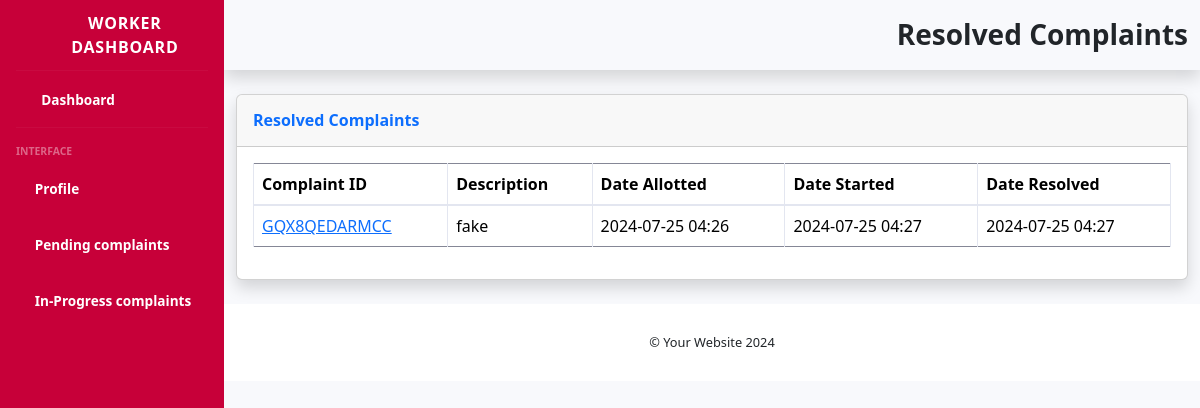
Page /worker_resolved_complaints/ (signed in) on the earlier database version.
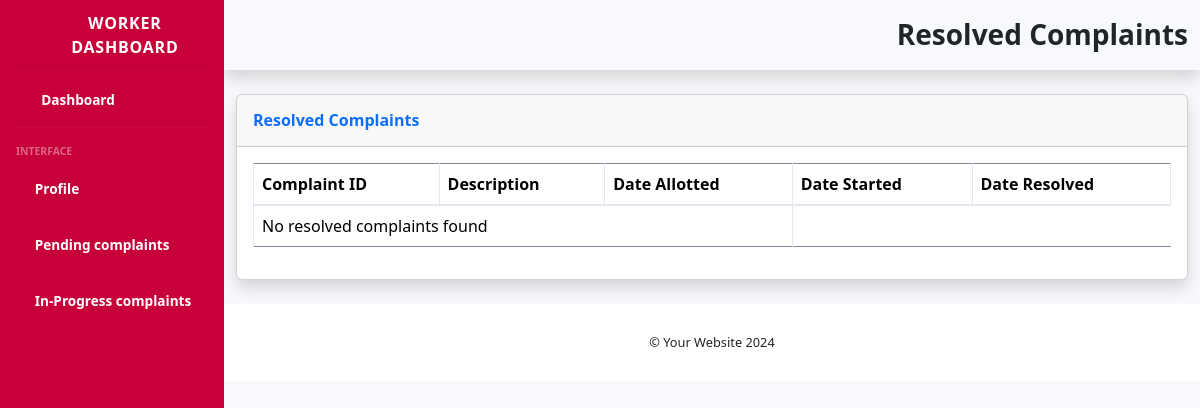
Same page on the later database version.
### app1/models.py (models this page shows, shortened)
class Complaint(models.Model):
    STATUS_CHOICES = (
        ('Pending', 'Pending'),
        ('Accepted', 'Accepted'),
        ('Allotted', 'Allotted'),
        ('In Progress', 'In Progress'),
        ('Resolved', 'Resolved'),
        ('Rejected', 'Rejected')
    )
    RESOLUTION_CHOICES = (
        ('Normal', 'Normal (10-15 days)'),
        ('Immediate', 'Immediate (3-4 days)'),
    )
    id = models.CharField(max_length=16, primary_key=True)  # Define id field explicitly
    title = models.CharField(max_length=200)
    Email= models.EmailField(null=False, blank=False)
    Phone_number=PhoneNumberField(max_length=13,null=False, blank=False)
    description = models.TextField()
    department = models.ForeignKey(Department, on_delete=models.CASCADE)
    raised_by = models.CharField(max_length=100)
    raised_at = models.DateTimeField(auto_now_add=True)
    date_alloted = models.DateTimeField(null=True, blank=True)
    date_started = models.DateTimeField(null=True, blank=True)
    date_resolved = models.DateTimeField(null=True, blank=True)
    resolution_time = models.CharField(max_length=20, choices=RESOLUTION_CHOICES, default='Normal')
    status = models.CharField(max_length=20, choices=STATUS_CHOICES, default='Pending')
    assigned_to = models.ForeignKey('assign',on_delete=models.CASCADE, null=True, blank=True)
    image = models.FileField(upload_to='complaint_images/', null=False, blank=False, default=FileNotFoundError)

### app1/views.py (the view)
# urls.py: path('worker_resolved_complaints/', views.worker_resolved_complaints, name='worker_resolved_complaints'),
@login_required(login_url='worker_login')
def worker_resolved_complaints(request):
    current_assign = request.user.assign
    resolved_complaints = Complaint.objects.filter(assigned_to=current_assign, status='Resolved')
    context = {
        'resolved_complaints': resolved_complaints
    }
    return render(request, "worker_resolved_complaints.html", context)

### app1/Templates/worker_resolved_complaints.html (shortened to what the changed rows need)
{% load static %}
<!DOCTYPE html>
<html lang="en">
<head>
    <link href="{% static 'vendor/fontawesome-free/css/all.min.css' %}" rel="stylesheet">
    <link href="{% static 'css/sb-admin-2.min.css' %}" rel="stylesheet">
    <link href="https://cdn.jsdelivr.net/npm/bootstrap@5.3.3/dist/css/bootstrap.min.css" rel="stylesheet">
</head>
<body id="page-top">
    <div id="wrapper">
        <div id="content-wrapper" class="d-flex flex-column">
            <div id="content">
                <nav class="navbar navbar-expand navbar-light topbar mb-4 static-top shadow">
                    <ul class="navbar-nav ml-auto">
                        <li class="nav-item">
                            <div class="container">
                                <div class="row">
                                    <div class="col">
                                        <div class="text-end">
                                            <h1 class="h3 mb-0 fw-bolder text-800">Resolved Complaints</h1>
                                        </div>
                                    </div>
                                </div>
                            </div>
                        </li>
                    </ul>
                </nav>
                <div class="container-fluid">
                    <div class="card shadow mb-4">
                        <div class="card-body">
                            <div class="table-responsive">
                                <table class="table table-bordered" id="dataTable" width="100%" cellspacing="0">
                                    <thead>
                                        <tr>
                                            <th>Complaint ID</th>
                                            <th>Description</th>
                                            <th>Date Allotted</th>
                                            <th>Date Started</th>
                                            <th>Date Resolved</th>
                                        </tr>
                                    </thead>
                                    <tbody>
                                        {% for complaint in resolved_complaints %}
                                        <tr>
                                            <td><a href="{% url 'complaint_detail' complaint.id %}">{{ complaint.id }}</a></td>
                                            <td>{{ complaint.description }}</td>
                                            <td>{{ complaint.date_alloted|date:"Y-m-d H:i" }}</td>
                                            <td>{{ complaint.date_started|date:"Y-m-d H:i" }}</td>
                                            <td>{{ complaint.date_resolved|date:"Y-m-d H:i" }}</td>
                                        </tr>
                                        {% empty %}
                                        <tr>
                                            <td colspan="3">No resolved complaints found</td>
                                        </tr>
                                        {% endfor %}
                                    </tbody>
                                </table>
                            </div>
                        </div>
                    </div>
                </div>
            </div>
        </div>
    </div>
</body>
</html>

Differences in the rows shown:
no longer on this page (row edited): Complaint: id "GQX8QEDARMCC", description "fake", date_alloted "2024-07-25 04:26", date_started "2024-07-25 04:27", date_resolved "2024-07-25 04:27"
Other differences:
text now shown: "No resolved complaints found"
